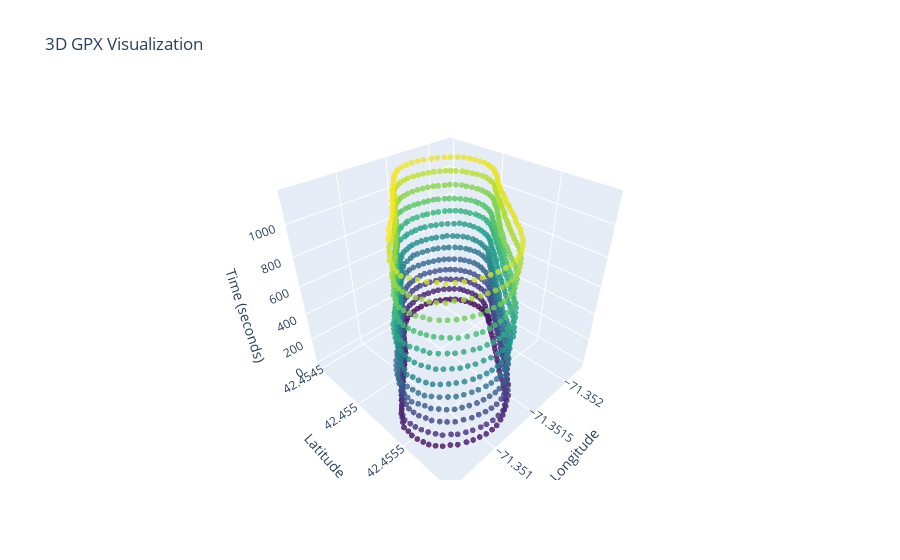

Write notebook code for a chart like this one.
### Code cell
def visualize_3d_plotly(df):
    fig = go.Figure(data=[go.Scatter3d(
        x=df['longitude'],
        y=df['latitude'],
        z=df['time_numeric'],
        mode='markers',
        marker=dict(
            size=2,
            color=df['time_numeric'],
            colorscale='Viridis',
            opacity=0.8
        )
    )])
    
    fig.update_layout(
        scene=dict(
            xaxis_title='Longitude',
            yaxis_title='Latitude',
            zaxis_title='Time (seconds)'
        ),
        title='3D GPX Visualization'
    )
    
    fig.show()

visualize_3d_plotly(df)

### Figure 1 — Plotly figure (JSON) as saved in the notebook; plotly's stock layout.template omitted (floating-point values rounded to 4 significant figures; data arrays with more than 128 entries replaced by an {"elided": "..."} marker saying what was removed)
{"data": [{"marker": {"color": {"elided": "1156 int values"}, "colorscale": [[0, "#440154"], [0.1111, "#482878"], [0.2222, "#3e4989"], [0.3333, "#31688e"], [0.4444, "#26828e"], [0.5556, "#1f9e89"], [0.6667, "#35b779"], [0.7778, "#6ece58"], [0.8889, "#b5de2b"], [1, "#fde725"]], "opacity": 0.8, "size": 2}, "mode": "markers", "type": "scatter3d", "x": {"elided": "1156 float values"}, "y": {"elided": "1156 float values"}, "z": {"elided": "1156 int values"}}], "layout": {"scene": {"xaxis": {"title": {"text": "Longitude"}}, "yaxis": {"title": {"text": "Latitude"}}, "zaxis": {"title": {"text": "Time (seconds)"}}}, "title": {"text": "3D GPX Visualization"}}}
